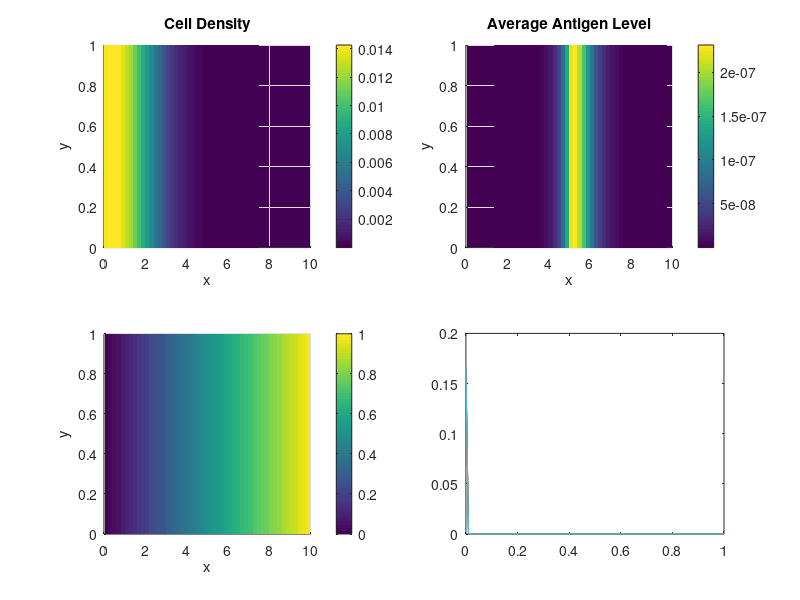

Reproduce this figure in MATLAB. (Note: this script raises an error after producing the figure.)
% 2D Spatial Phenotypic Advection Diffusion Equation Solver (Matlab)

% 1. Define Parameters
Dx = 0.5;       % Spatial diffusion coefficient
chix = 1.0;     % Chemotaxis coefficient
chia = 1.0;     % Phenotypic advection coefficient


% Define the spatial domain
xmin = 0.0; xmax = 10.0;
ymin = 0.0; ymax = 1.0;
nx = 51;
ny = 6;
dx = (xmax - xmin) / (nx - 1);
dy = (ymax - ymin) / (ny - 1);
x = linspace(xmin, xmax, nx);
y = linspace(ymin, ymax, ny);
[X, Y] = meshgrid(x, y);

% Define the phenotypic domain
amax = 50.0;
da = 0.01;
na = 1/da + 1;
a = linspace(0, 1, na);

% Define time parameters
t_start = 0.0;
t_end = 100.0;
dt = 0.005;
num_steps = floor((t_end - t_start) / dt);

% 2. Initialize Solution
u = zeros(nx, ny, na);
u(1,:,1) = 1;
u = u/sum(u(:));

Ic = zeros(nx,ny,na);
Ic(round(0.5*nx):end,:,:) = 1;


rho_minus = 0.9;
rho_plus = 0.5;

% Define the chemoattractant concentration C(x, y)
[Y,X, A] = meshgrid(y,x,a);
C_m = X/xmax;

figure;
tic;
% 3. Time Loop
for n = 1:num_steps
    u_new = u; % Initialize u_new with the current u

        % --- Spatial Diffusion Term ---
        % x-direction

        flux_west_diff = Dx * (u(2:end, :, :) - u(1:end-1, :, :)) / dx;
        flux_west_diff = cat(1, zeros(1,ny,na), flux_west_diff);

        flux_east_diff = Dx * (u(2:end, :, :) - u(1:end-1, :, :)) / dx;
        flux_east_diff = cat(1, flux_east_diff, zeros(1,ny,na));
        laplacian_u = (flux_east_diff - flux_west_diff) / dx;

        % y-direction
        flux_south_diff = Dx * (u(:, 2:end, :) - u(:, 1:end-1, :)) / dy;
        flux_south_diff = cat(2, zeros(nx,1,na), flux_south_diff);
        
        flux_north_diff = Dx * (u(:, 2:end, :) - u(:, 1:end-1, :)) / dy;
        flux_north_diff = cat(2, flux_north_diff, zeros(nx,1,na));
        
        laplacian_u = laplacian_u + (flux_north_diff - flux_south_diff) / dy;


        % --- Chemotaxis Term ---
        % x-direction
        dCdx = (C_m(2:end, :, :) - C_m(1:(end-1),:, :)) / dx;

        u_west = 0.5 * (u(2:end, :, :) + u(1:end-1, :, :)); % Central difference for u at face
        flux_west_chem = -chix .* u_west .* dCdx; % Note the index for gradCx
        flux_west_chem = cat(1, zeros(1,ny,na), flux_west_chem);

        u_east = 0.5 * (u(2:end, :, :) + u(1:end-1, :, :)); % Central difference for u at face
        flux_east_chem = -chix * u_east .* dCdx;   % Note the index for gradCx
        flux_east_chem = cat(1, flux_east_chem, zeros(1,ny,na));
        
        div_chemotaxis = (flux_east_chem - flux_west_chem) / dx;

        % y-direction
        dCdy = (C_m(:, 2:end,:) - C_m(:,1:(end-1),:)) / dy;

        u_south = 0.5 * (u(:, 2:end, :) + u(:, 1:end-1, :)); % Central difference for u at face
        flux_south_chem = -chix .* u_south .* dCdy; % Note the index for gradCy
        flux_south_chem = cat(2, zeros(nx,1,na), flux_south_chem);

        u_north = 0.5 * (u(:, 2:end, :) + u(:, 1:end-1, :)); % Central difference for u at face
        flux_north_chem = -chix .* u_north .* dCdy;   % Note the index for gradCy
        flux_north_chem  = cat(2, flux_north_chem, zeros(nx,1,na));

        div_chemotaxis = div_chemotaxis + (flux_north_chem - flux_south_chem) / dy;


        % --- Phenotypic Advection Term ---
        a_ind_1 = [2:na, na];
        a_plus_half_a = (A(:,:,a_ind_1) + A(:,:,:)) / 2;
        f_k_plus_half = (rho_plus .* (1 - a_plus_half_a) .* Ic(:,:, :) - rho_minus .* a_plus_half_a .* (1-Ic(:,:, :)) ) ;
        u_upwind_plus = u(:, :, a_ind_1) .*(f_k_plus_half <= 0) + u(:, :, :) .* (f_k_plus_half > 0);
        
        a_ind_2 = [1 1:(na-1)];
        a_minus_half_a = (A(:,:,:) + A(:,:,a_ind_2) ) / 2;
        f_k_minus_half = (rho_plus .* (1 - a_minus_half_a) .* Ic(:,:, :) - rho_minus .* a_minus_half_a .* (1-Ic(:,:, :)) ) ;
        u_upwind_minus = u(:, :, :) .*(f_k_minus_half <= 0) + u(:, :, a_ind_2) .* (f_k_minus_half > 0);

        flux_a_plus = chia./amax .* f_k_plus_half .* u_upwind_plus;
        flux_a_minus = chia./amax .* f_k_minus_half .* u_upwind_minus;

        % Boundary in a (no flux)
        flux_a_minus(:,:,1) = 0;
        % Boundary in a (no flux)
        flux_a_plus(:,:,end) = 0;

        adv_phenotype = -(flux_a_plus - flux_a_minus) / da;


    % Update u
    u = u + dt * (laplacian_u + div_chemotaxis + adv_phenotype);



    % Optional: Visualize the solution at certain time steps
    if mod(n, 500) == 0
        clf;
    
        subplot(2,2,1)
        u_slice = squeeze(sum(u,3));
        surf(x, y, u_slice', 'EdgeColor','none');
        colorbar;
        xlabel('x');
        ylabel('y');
        % colormap('jet');
        view(2)
        title('Cell Density')
        axis([0 xmax 0 ymax])
    
        av_a = zeros(nx, ny);
        for ix=1:nx
            for iy=1:ny
                av_a(ix,iy) = a*squeeze(u(ix,iy,:));
            end
        end
        av_a = av_a*sum(u(:));

    
        subplot(2,2,2)
        surf(x, y, av_a', 'EdgeColor','none');
        colorbar;
        xlabel('x');
        ylabel('y');
        % colormap('jet');
        view(2)
        title('Average Antigen Level')
        axis([0 xmax 0 ymax])

        subplot(2,2,3)
        surf(x, y, C_m(:,:,1)', 'EdgeColor','none');
        colorbar;
        xlabel('x');
        ylabel('y');
        view(2)

        
        subplot(2,2,4)
        plot(a, squeeze(sum(u,[1,2])))
        axis([0 max(a) 0 max(squeeze(sum(u,[1,2])))])
        title('Distribution of Cell Antigen')
    
        sgtitle(['time = ', num2str(dt*n), ' mass = ', num2str(sum(u(:)))])
        drawnow;
    end
end
toc;

disp('Simulation finished.');

% Optional: Visualize the final solution
% figure(2);
% slice(X, Y, a, u(:, :, :), [0.5], [0.5], [amin, (amin+amax)/2, amax]);
% xlabel('x'); ylabel('y'); zlabel('a');
% title(['Final Solution at Time: ', num2str(t_end)]);
% colorbar;